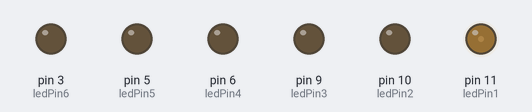
Bench run of a sketch on a simulated Arduino Uno, built with avr-gcc and run on an emulated ATmega328P. On the bench: output pins drawn as LEDs (lit = HIGH). Random numbers use the default seed unless the sketch sets one.

Above: at 0.15 s.
At 4.7 s:
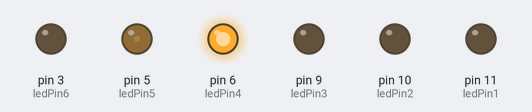
At 10.19 s:
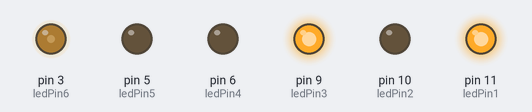
At 19.79 s:
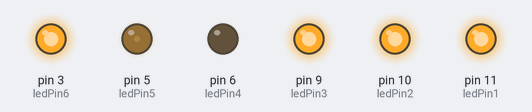
At 30.46 s:
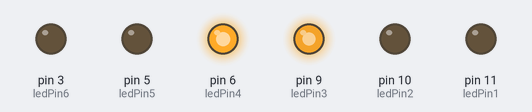
At 39.74 s:
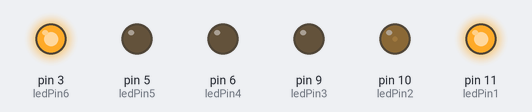
Timing chart, 0 to 40.0 s (numbered marks = the images above):
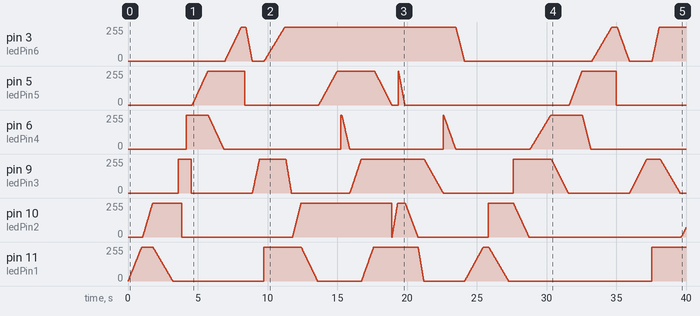

The sketch:

NewVestLightCode.ino
```cpp
int ledPin1=11;
int ledPin2=10;
int ledPin3=9;
int ledPin4=6;
int ledPin5=5;
int ledPin6=3;

void setup() {
  // put your setup code here, to run once:
pinMode(ledPin1,OUTPUT);
pinMode(ledPin2,OUTPUT);
pinMode(ledPin3,OUTPUT);
pinMode(ledPin4,OUTPUT);
pinMode(ledPin5,OUTPUT);
pinMode(ledPin6,OUTPUT);
randomSeed(analogRead(0));
}

void loop() {
  // put your main code here, to run repeatedly:
  int randomDelay = random(5,250);
for(int a = 0; a <=2 ; a += 1){
fade1();
delay(randomDelay);
fade2();
decay1();
delay(randomDelay);
fade3();
decay2();
delay(randomDelay);
fade4();
decay3();
delay(randomDelay);
fade5();
decay4();
delay(randomDelay);
fade6();
decay5();
delay(randomDelay);
decay6();
fade3();
delay(randomDelay);
fade1();
fade6();
delay(randomDelay);
decay3();
delay(randomDelay);
fade2();
decay1();
delay(randomDelay);
fade5();
fade4();
delay(randomDelay);
decay4();
fade3();
fade1();
delay(randomDelay);
decay5();
fade2();
delay(randomDelay);
decay5();
decay2();
decay1();
decay3();
decay4();
decay6();
}
delay(randomDelay);
randomBlink();
delay(randomDelay);
fade1();
fade2();
fade3();
fade4();
fade5();
fade6();
decay1();
decay2();
decay3();
decay4();
decay5();
decay6();
fade1();
fade2();
fade3();
fade4();
fade5();
fade6();
decay6();
decay5();
decay4();
decay3();
decay2();
decay1();
}

void fade1() {
  int fadeDelay = random(5,30);
  for(int fadeValue = 0 ; fadeValue <= 255 ; fadeValue += 5){
    analogWrite(ledPin1,fadeValue);
    delay(fadeDelay);
  }
}
void fade2() {
  int fadeDelay = random(5,30);
  for(int fadeValue = 0 ; fadeValue <= 255 ; fadeValue += 5){
    analogWrite(ledPin2,fadeValue);
    delay(fadeDelay);
  }
}
void fade3() {
  int fadeDelay = random(5,30);
  for(int fadeValue = 0 ; fadeValue <= 255 ; fadeValue += 5){
    analogWrite(ledPin3,fadeValue);
    delay(fadeDelay);
  }
}
void fade4() {
  int fadeDelay = random(5,30);
  for(int fadeValue = 0 ; fadeValue <= 255 ; fadeValue += 5){
    analogWrite(ledPin4,fadeValue);
    delay(fadeDelay);
  }
}
void fade5() {
  int fadeDelay = random(5,30);
  for(int fadeValue = 0 ; fadeValue <= 255 ; fadeValue += 5){
    analogWrite(ledPin5,fadeValue);
    delay(fadeDelay);
  }
}
void fade6() {
  int fadeDelay = random(5,30);
  for(int fadeValue = 0 ; fadeValue <= 255 ; fadeValue += 5){
    analogWrite(ledPin6,fadeValue);
    delay(fadeDelay);
  }
}
void decay1() {
  int decayDelay = random(5,30);
  for(int decayValue = 255 ; decayValue >=0; decayValue -= 5) {
    analogWrite(ledPin1,decayValue);
    delay(decayDelay);
  }
}
void decay2() {
  int decayDelay = random(5,30);
  for(int decayValue = 255 ; decayValue >=0; decayValue -= 5) {
    analogWrite(ledPin2,decayValue);
    delay(decayDelay);
  }
}
void decay3() {
  int decayDelay = random(5,30);
  for(int decayValue = 255 ; decayValue >=0; decayValue -= 5) {
    analogWrite(ledPin3,decayValue);
    delay(decayDelay);
  }
}
void decay4() {
  int decayDelay = random(5,30);
  for(int decayValue = 255 ; decayValue >=0; decayValue -= 5) {
    analogWrite(ledPin4,decayValue);
    delay(decayDelay);
  }
}
void decay5() {
  int decayDelay = random(5,30);
  for(int decayValue = 255 ; decayValue >=0; decayValue -= 5) {
    analogWrite(ledPin5,decayValue);
    delay(decayDelay);
  }
}
void decay6() {
  int decayDelay = random(5,30);
  for(int decayValue = 255 ; decayValue >=0; decayValue -= 5) {
    analogWrite(ledPin6,decayValue);
    delay(decayDelay);
  }
}
void randomBlink(){
 for(int i =0 ; i <= 100 ; i += 1){
  int blinkDelay = random(50,250);
  int blinkPin = random(3,11);
    digitalWrite(blinkPin,HIGH);
    delay(blinkDelay);
    digitalWrite(blinkPin,LOW);
    delay(blinkDelay);
  }
}
```
